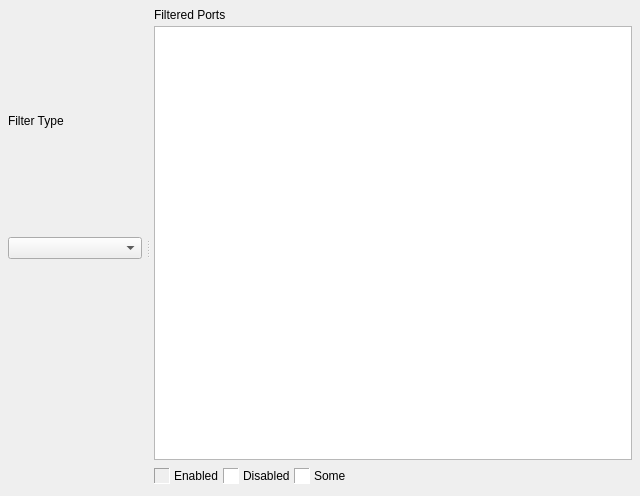
<?xml version="1.0" encoding="UTF-8"?>
<ui version="4.0">
 <class>MIDIPortFiltersForm</class>
 <widget class="QWidget" name="MIDIPortFiltersForm">
  <property name="geometry">
   <rect>
    <x>0</x>
    <y>0</y>
    <width>640</width>
    <height>496</height>
   </rect>
  </property>
  <property name="minimumSize">
   <size>
    <width>476</width>
    <height>278</height>
   </size>
  </property>
  <property name="windowTitle">
   <string>Form</string>
  </property>
  <layout class="QGridLayout" name="gridLayout">
   <property name="leftMargin">
    <number>8</number>
   </property>
   <property name="topMargin">
    <number>8</number>
   </property>
   <property name="rightMargin">
    <number>8</number>
   </property>
   <property name="bottomMargin">
    <number>8</number>
   </property>
   <item row="0" column="0">
    <widget class="QSplitter" name="splitter">
     <property name="orientation">
      <enum>Qt::Horizontal</enum>
     </property>
     <property name="handleWidth">
      <number>12</number>
     </property>
     <property name="childrenCollapsible">
      <bool>false</bool>
     </property>
     <widget class="QWidget" name="verticalLayoutWidget_2">
      <layout class="QVBoxLayout" name="verticalLayout_2">
       <property name="spacing">
        <number>4</number>
       </property>
       <property name="sizeConstraint">
        <enum>QLayout::SetMinAndMaxSize</enum>
       </property>
       <item>
        <widget class="QLabel" name="label_2">
         <property name="minimumSize">
          <size>
           <width>0</width>
           <height>0</height>
          </size>
         </property>
         <property name="maximumSize">
          <size>
           <width>240</width>
           <height>16777215</height>
          </size>
         </property>
         <property name="text">
          <string>Filter Type</string>
         </property>
         <property name="buddy">
          <cstring>filterTypeComboBox</cstring>
         </property>
        </widget>
       </item>
       <item>
        <widget class="QComboBox" name="filterTypeComboBox">
         <property name="minimumSize">
          <size>
           <width>0</width>
           <height>0</height>
          </size>
         </property>
         <property name="maximumSize">
          <size>
           <width>240</width>
           <height>16777215</height>
          </size>
         </property>
        </widget>
       </item>
       <item>
        <widget class="QWidget" name="portSelectionContainer" native="true">
         <property name="sizePolicy">
          <sizepolicy hsizetype="Preferred" vsizetype="Preferred">
           <horstretch>0</horstretch>
           <verstretch>0</verstretch>
          </sizepolicy>
         </property>
         <property name="minimumSize">
          <size>
           <width>0</width>
           <height>0</height>
          </size>
         </property>
         <property name="maximumSize">
          <size>
           <width>240</width>
           <height>16777215</height>
          </size>
         </property>
        </widget>
       </item>
      </layout>
     </widget>
     <widget class="QWidget" name="verticalLayoutWidget">
      <layout class="QVBoxLayout" name="verticalLayout">
       <property name="spacing">
        <number>4</number>
       </property>
       <item>
        <widget class="QLabel" name="label">
         <property name="text">
          <string>Filtered Ports</string>
         </property>
         <property name="buddy">
          <cstring>tableWidget</cstring>
         </property>
        </widget>
       </item>
       <item>
        <widget class="QTableWidget" name="tableWidget">
         <property name="mouseTracking">
          <bool>true</bool>
         </property>
         <property name="frameShape">
          <enum>QFrame::StyledPanel</enum>
         </property>
         <property name="frameShadow">
          <enum>QFrame::Plain</enum>
         </property>
         <property name="lineWidth">
          <number>1</number>
         </property>
         <property name="midLineWidth">
          <number>0</number>
         </property>
         <property name="defaultDropAction">
          <enum>Qt::IgnoreAction</enum>
         </property>
         <property name="selectionMode">
          <enum>QAbstractItemView::NoSelection</enum>
         </property>
         <attribute name="horizontalHeaderDefaultSectionSize">
          <number>24</number>
         </attribute>
         <attribute name="verticalHeaderDefaultSectionSize">
          <number>24</number>
         </attribute>
        </widget>
       </item>
       <item>
        <layout class="QHBoxLayout" name="horizontalLayout">
         <item>
          <widget class="QLabel" name="enabledIconLabel">
           <property name="sizePolicy">
            <sizepolicy hsizetype="Fixed" vsizetype="Fixed">
             <horstretch>0</horstretch>
             <verstretch>0</verstretch>
            </sizepolicy>
           </property>
           <property name="minimumSize">
            <size>
             <width>16</width>
             <height>16</height>
            </size>
           </property>
           <property name="maximumSize">
            <size>
             <width>16</width>
             <height>16</height>
            </size>
           </property>
           <property name="frameShape">
            <enum>QFrame::Panel</enum>
           </property>
           <property name="frameShadow">
            <enum>QFrame::Sunken</enum>
           </property>
           <property name="lineWidth">
            <number>1</number>
           </property>
           <property name="text">
            <string/>
           </property>
           <property name="pixmap">
            <pixmap resource="../Resources.qrc">:/Blocks/Images/FullBlock.png</pixmap>
           </property>
          </widget>
         </item>
         <item>
          <widget class="QLabel" name="enabledTextLabel">
           <property name="sizePolicy">
            <sizepolicy hsizetype="Preferred" vsizetype="Fixed">
             <horstretch>0</horstretch>
             <verstretch>0</verstretch>
            </sizepolicy>
           </property>
           <property name="minimumSize">
            <size>
             <width>0</width>
             <height>24</height>
            </size>
           </property>
           <property name="maximumSize">
            <size>
             <width>16777215</width>
             <height>24</height>
            </size>
           </property>
           <property name="text">
            <string>Enabled</string>
           </property>
           <property name="margin">
            <number>4</number>
           </property>
          </widget>
         </item>
         <item>
          <widget class="QLabel" name="disabledIconLabel">
           <property name="sizePolicy">
            <sizepolicy hsizetype="Fixed" vsizetype="Fixed">
             <horstretch>0</horstretch>
             <verstretch>0</verstretch>
            </sizepolicy>
           </property>
           <property name="minimumSize">
            <size>
             <width>16</width>
             <height>16</height>
            </size>
           </property>
           <property name="maximumSize">
            <size>
             <width>16</width>
             <height>16</height>
            </size>
           </property>
           <property name="autoFillBackground">
            <bool>false</bool>
           </property>
           <property name="styleSheet">
            <string notr="true">background-color:white</string>
           </property>
           <property name="frameShape">
            <enum>QFrame::Panel</enum>
           </property>
           <property name="frameShadow">
            <enum>QFrame::Sunken</enum>
           </property>
           <property name="lineWidth">
            <number>1</number>
           </property>
           <property name="text">
            <string/>
           </property>
           <property name="pixmap">
            <pixmap resource="../Resources.qrc">:/Blocks/Images/EmptyBlock.png</pixmap>
           </property>
          </widget>
         </item>
         <item>
          <widget class="QLabel" name="disabledTextLabel">
           <property name="sizePolicy">
            <sizepolicy hsizetype="Preferred" vsizetype="Fixed">
             <horstretch>0</horstretch>
             <verstretch>0</verstretch>
            </sizepolicy>
           </property>
           <property name="minimumSize">
            <size>
             <width>0</width>
             <height>24</height>
            </size>
           </property>
           <property name="maximumSize">
            <size>
             <width>16777215</width>
             <height>24</height>
            </size>
           </property>
           <property name="text">
            <string>Disabled</string>
           </property>
           <property name="margin">
            <number>4</number>
           </property>
          </widget>
         </item>
         <item>
          <widget class="QLabel" name="someIconLabel">
           <property name="sizePolicy">
            <sizepolicy hsizetype="Fixed" vsizetype="Fixed">
             <horstretch>0</horstretch>
             <verstretch>0</verstretch>
            </sizepolicy>
           </property>
           <property name="minimumSize">
            <size>
             <width>16</width>
             <height>16</height>
            </size>
           </property>
           <property name="maximumSize">
            <size>
             <width>16</width>
             <height>16</height>
            </size>
           </property>
           <property name="autoFillBackground">
            <bool>false</bool>
           </property>
           <property name="styleSheet">
            <string notr="true">background-color:white</string>
           </property>
           <property name="frameShape">
            <enum>QFrame::Panel</enum>
           </property>
           <property name="frameShadow">
            <enum>QFrame::Sunken</enum>
           </property>
           <property name="lineWidth">
            <number>1</number>
           </property>
           <property name="text">
            <string/>
           </property>
           <property name="pixmap">
            <pixmap resource="../Resources.qrc">:/Blocks/Images/HalfBlock.png</pixmap>
           </property>
           <property name="scaledContents">
            <bool>true</bool>
           </property>
          </widget>
         </item>
         <item>
          <widget class="QLabel" name="someTextLabel">
           <property name="sizePolicy">
            <sizepolicy hsizetype="Preferred" vsizetype="Fixed">
             <horstretch>0</horstretch>
             <verstretch>0</verstretch>
            </sizepolicy>
           </property>
           <property name="minimumSize">
            <size>
             <width>0</width>
             <height>24</height>
            </size>
           </property>
           <property name="maximumSize">
            <size>
             <width>16777215</width>
             <height>24</height>
            </size>
           </property>
           <property name="text">
            <string>Some</string>
           </property>
           <property name="margin">
            <number>4</number>
           </property>
          </widget>
         </item>
         <item>
          <spacer name="horizontalSpacer">
           <property name="orientation">
            <enum>Qt::Horizontal</enum>
           </property>
           <property name="sizeHint" stdset="0">
            <size>
             <width>40</width>
             <height>20</height>
            </size>
           </property>
          </spacer>
         </item>
        </layout>
       </item>
      </layout>
     </widget>
    </widget>
   </item>
  </layout>
 </widget>
 <resources>
  <include location="../Resources.qrc"/>
 </resources>
 <connections/>
</ui>
